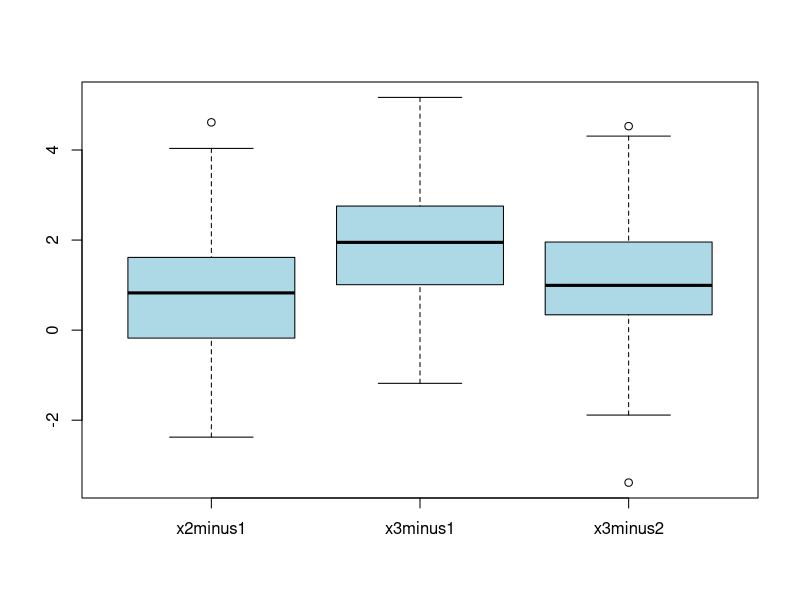

Reproduce this figure in R.
## ---- chunk 1
knitr::opts_chunk$set(echo = FALSE)
## ---- chunk 2
x <- MASS::mvrnorm(100, c(1,2,3), matrix(c(2.1,1.2,1.2, 1.2,2.1,1.2,1.2,1.2,2.1), ncol=3))
x2minus1 <- x[,2]-x[,1]
x3minus1 <- x[,3]-x[,1]
x3minus2 <- x[,3]-x[,2]
boxplot(cbind(x2minus1, x3minus1, x3minus2), col='lightblue')
